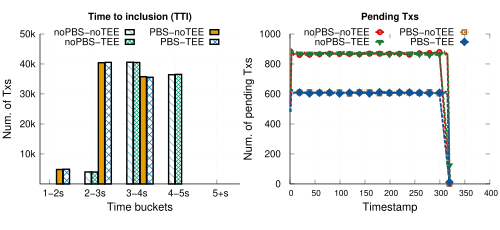

Recreate this plot in gnuplot.
# 
# Author: Peterson Yuhala
#

set term postscript size 5in,2.3in linewidth 1 color eps enhanced 22
set encoding utf8


set output "tx_erc20.eps"
set datafile separator comma

load "styles.inc"
load "common.gnuplot" 
load "linetypes.gnuplot"

## Multiplot settings

## mp_startx # Left edge of col 0 plot area
## mp_starty          # Top of row 0 plot area
## mp_width            # Total width of plot area
## mp_height         # Total height of plot area
## mp_rowgap         # Gap between plot rows
## mp_colgap          # Gap between plot columns
     

mp_startx=0.08
mp_starty=0.15

mp_height=0.65
mp_rowgap=0.19
mp_colgap=0.1
mp_width=0.9

eval mpSetup(2, 1)


font_size = 14
label_size = 18



set ytics nomirror
set grid y
set ytics font ",12"


eval mpNext
# --- GRAPH a (top left)


set title "Time to inclusion (TTI)" font "Helvetica-bold,14" #offset 0,-0.2

set ylabel "Num. of Txs" font ",16"  offset 2,0
set xlabel "Time buckets" font ",16"
set xtics font ",14"


set xtics("1-2s" 0, "2-3s" 1, "3-4s" 2, "4-5s" 3, "5+s" 4) font ",14"
set ytics("10k" 10000, "20k" 20000, "30k" 30000, "40k" 40000, "50k" 50000) font ",14"

#set xtics rotate by 60

set style fill solid border -1
set boxwidth 0.15
set xtics offset 0.4,0.4,0
set ytics offset 0.5,0,0
set xlabel offset 0,1,0

dx=0.08
#set offset 25, -0.5, 0, 0 #left,right,top,bottom

#set xrange[0:400]
set yrange [0:50000]

#set key samplen 1 font ",14" at graph 0.5,0.95
#set key maxrows 1 samplen 0.5 width -2 invert center at graph 1.1,1.125 font ",12"
#set key samplen 1 font ",14" at graph 0.5,0.95

set key samplen 0.75 maxrows 2 at graph 0.5, 0.98 center font ",14"



plot 'data/no_pbs_no_tee/no-pbs_no-tee_270_tx_tti.csv' u ($1-dx):3 t "noPBS-noTEE" with boxes ls 1 lc rgb C2 fillstyle pattern 4, \
    'data/no_pbs_tee/no-pbs_tee_270_tx_tti.csv' u ($1+dx):3 t "noPBS-TEE"  with boxes ls 1 lc rgb C3 fillstyle pattern 2, \
    'data/pbs_no_tee/pbs_rbuilder_no-tee_270_tx_tti.csv' u ($1+3*dx):3 t "PBS-noTEE"  with boxes ls 1 lc rgb C1 fillstyle pattern 3, \
    'data/pbs_tee/pbs_rbuilder_tee_270_tx_tti.csv' u ($1+5*dx):3 t "PBS-TEE"  with boxes ls 1 lc rgb C5 fillstyle pattern 9
    

unset ytics

unset xtics

eval mpNext
# --- GRAPH b (top right)
set xrange[0:400]

set ytics autofreq
set ytics  font ",14"
set yrange [0:1000]


set title "Pending Txs" font "Helvetica-bold,14" #offset 0,-0.2

set ylabel "Num. of pending Txs" font ",16"  offset 3,0
set xlabel "Timestamp" font ",16" 
set xtics offset 0,0.4,0 font ",12"


#set key samplen 1 maxrows 1 center top outside at graph 0.5, 1.0 font ",14"

plot 'data/no_pbs_no_tee/no-pbs_no-tee_270_tx_pending_tx_smoothed.csv' u 1:4 every 2  w l ls 2006 notitle, \
     '' u 1:4 every 20 t "noPBS-noTEE" w lp ls 2006, \
     'data/no_pbs_tee/no-pbs_tee_270_tx_pending_tx_smoothed.csv' u 1:4 every 2  w l ls 2007 notitle, \
     '' u 1:4 every 20 t "noPBS-TEE" w lp ls 2007, \
     'data/pbs_no_tee/pbs_rbuilder_no-tee_270_tx_pending_tx_smoothed.csv' u 1:4 every 2 w l ls 22004 notitle, \
     '' u 1:4 every 20 t "PBS-noTEE" w lp ls 22004, \
     'data/pbs_tee/pbs_rbuilder_tee_270_tx_pending_tx_smoothed.csv' u 1:4 every 2 w l ls 22001 notitle, \
        '' u 1:4 every 20 t "PBS-TEE" w lp ls 22001
     


## Gas plots removed
     
!epstopdf "tx_erc20.eps"
!rm "tx_erc20.eps"
quit
